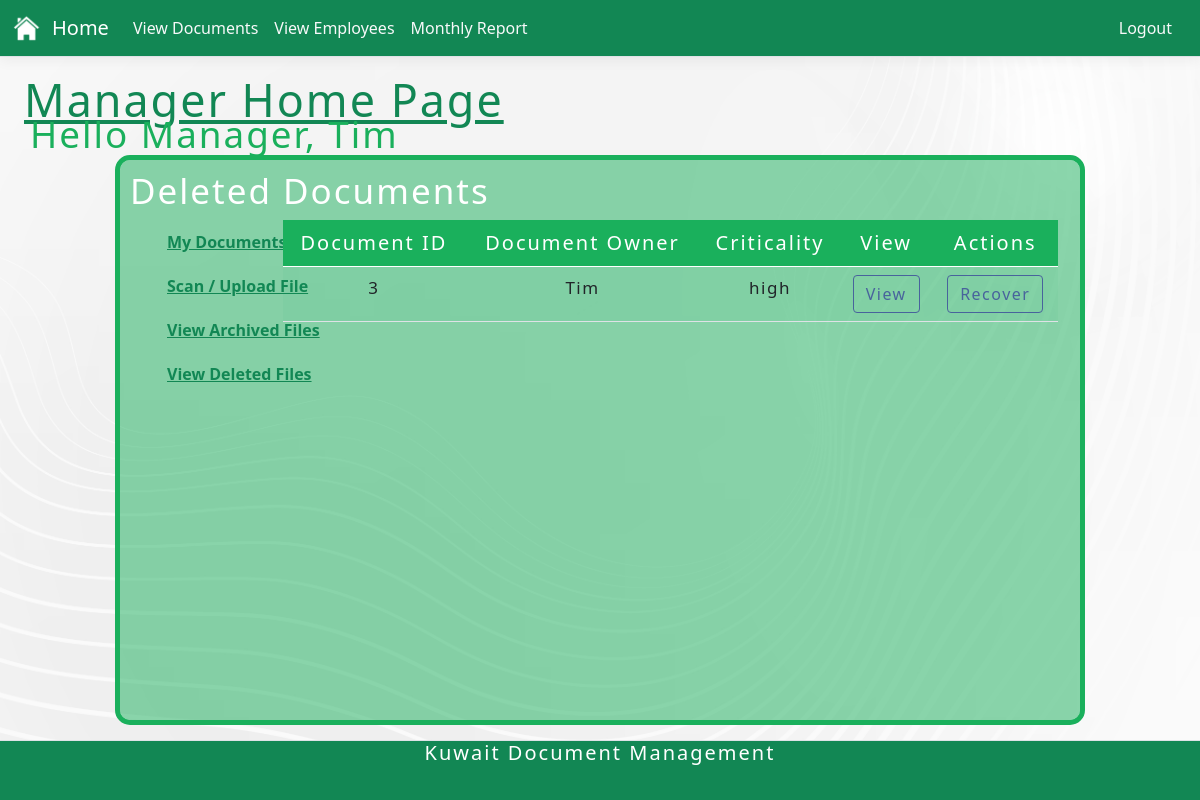
Screenshot of /Group31/managerDel.php (signed in) with the database file from the repository.
### tables this page shows
CREATE TABLE "documents" (
	"docID"	INTEGER NOT NULL,
	"owner"	TEXT NOT NULL,
	"criticality"	TEXT NOT NULL,
	"viewers"	INTEGER,
	"archive"	TEXT,
	"deleted"	TEXT,
	PRIMARY KEY("docID")
);

### Group31/managerDel.php (the view, shortened to what this page needs)
<?php require("managerNAV.php");
$name = $_SESSION['name'];
function getDoc (){
    $db = new SQLITE3('..\\Database\\Kuwaitt.db');
    $sql = "SELECT * FROM documents WHERE deleted = 'yes'";
    $stmt = $db->prepare($sql);
    $stmt->bindParam(':id', $_SESSION['id'] , SQLITE3_TEXT);
    $result = $stmt->execute();
    while ($row = $result->fetchArray()){
        $arrayResult [] = $row;
    }
    return $arrayResult;
}
$document = getDoc();
?>
<!DOCTYPE html>
<html lang="en">
<head>
</head>
<body>
    <h1 class="pagefont"><u>Manager Home Page</u></h1>
    <h2 class="greetingUser">Hello Manager, <?php echo $name ?></h2>
    <nav class="box3">
        <h2 class="documentfont">Deleted Documents</h2>
        <div class="column1">
            <ul>
                <li><a class="sideBarfont" href="managerIndex.php"><b>My Documents</b></a></li>
                <li><a class="sideBarfont" href="managerUpload.php"><b>Scan / Upload File</b></a></li>
                <li><a class="sideBarfont" href="managerArch.php"><b>View Archived Files</b></a></li>
                <li><a class="sideBarfont" href="managerDel.php"><b>View Deleted Files</b></a></li>
            </ul>
        </div>
        <div class="row">
            <div class="col">
                <table class="table table-hover">
                    <thead class="theadColour">
                        <td style="text-align: center;">Document ID</td>
                        <td style="text-align: center;">Document Owner</td>
                        <td style="text-align: center;">Criticality</td>
                        <td style="text-align: center;">View</td>
                        <td style="text-align: center;">Actions</td>
                    </thead>
                    <?php
                    for ($i = 0; $i < count($document); $i++) :
                    ?>
                        <tr>
                            <td class="tbContents"><?php echo $document[$i]['docID'] ?></td>
                            <td class="tbContents"><?php echo $document[$i]['owner'] ?></td>
                            <td class="tbContents"><?php echo $document[$i]['criticality'] ?></td>
                            <td class="tbContents"><a href="adminViewdoc.php?uid=<?php echo $document[$i]['docID']; ?>" class="btn btn-action">View</a></td>
                            <td class="tbContents"><a href="recover.php?uid=<?php echo $document[$i]['docID']; ?>" class="btn btn-action">Recover</a></td>
                        </tr>
                    <?php endfor; ?>
                </table>
            </div>
        </div>
    </nav>
</body>
</html>
<?php require("footer.php"); ?>

### Group31/site2.css (style rules this page uses)
a { color: #0366d6; }
.btn-action { border-color: #48639C !important; color: #48639C !important; font-family: 'Segoe UI', Tahoma, Geneva, Verdana, sans-serif; letter-spacing: 1.5px; white-space: nowrap; font-size: 17px; }
html { font-size: 14px; }
body { background-image: url("whiteBkg.jpg"); }
ul { list-style-type: none; width: 200px; }
li a { padding: 10px 5px; display: block; color: #000000; }
.pagefont { font-family: 'Segoe UI', Tahoma, Geneva, Verdana, sans-serif; font-size: 280%; letter-spacing: 2px; white-space: nowrap; color: #128754; position: static; top: 7%; padding-left: 2%; }
.greetingUser { font-family: 'Segoe UI', Tahoma, Geneva, Verdana, sans-serif; font-size: 230%; letter-spacing: 2px; white-space: nowrap; color: #1ab05c; position: absolute; top: 14%; padding-left: 2.5%; }
.documentfont { font-family: 'Segoe UI', Tahoma, Geneva, Verdana, sans-serif; font-size: 35px; letter-spacing: 2px; white-space: nowrap; color: #ffffff; }
.sideBarfont { font-family: 'Segoe UI', Tahoma, Geneva, Verdana, sans-serif; white-space: nowrap; color: #128754; }
.box3 { height: 70%; width: 80%; border-radius: 10px; padding: 10px; position: absolute; bottom: 10%; left: 10%; background: rgba(26, 176, 92, .5); outline: solid 5px #1ab05c; }
.column1 { float: left; width: 15%; }
@media (min-width: 768px) { html { font-size: 16px; } }
html { position: relative; min-height: 100%; }
body { margin-bottom: 60px; }
body::after { content: ''; display: block; height: 100px; }
.bkg { background: "whiteBkg.jpg"; background-size: cover; background-repeat: no-repeat; }
table { border-collapse: collapse; width: 100%; }
th, td { text-align: left; padding: 8px; }
html, body { max-width: 100%; overflow-x: hidden; }
thead.theadColour { text-align: center; background: #1ab05c; color: white; font-family: 'Segoe UI', Tahoma, Geneva, Verdana, sans-serif; letter-spacing: 2px; white-space: nowrap; font-size: 20px; }
td.tbContents { text-align: center; font-family: 'Segoe UI', Tahoma, Geneva, Verdana, sans-serif; letter-spacing: 1.5px; white-space: nowrap; font-size: 17px; }
table tr td, table tr th { background-color: rgba(26, 176, 92, 0.05) !important; }

### rows the page displays
documents: docID "3", owner "Tim", criticality "high"

### other values shown
$name "Tim"
